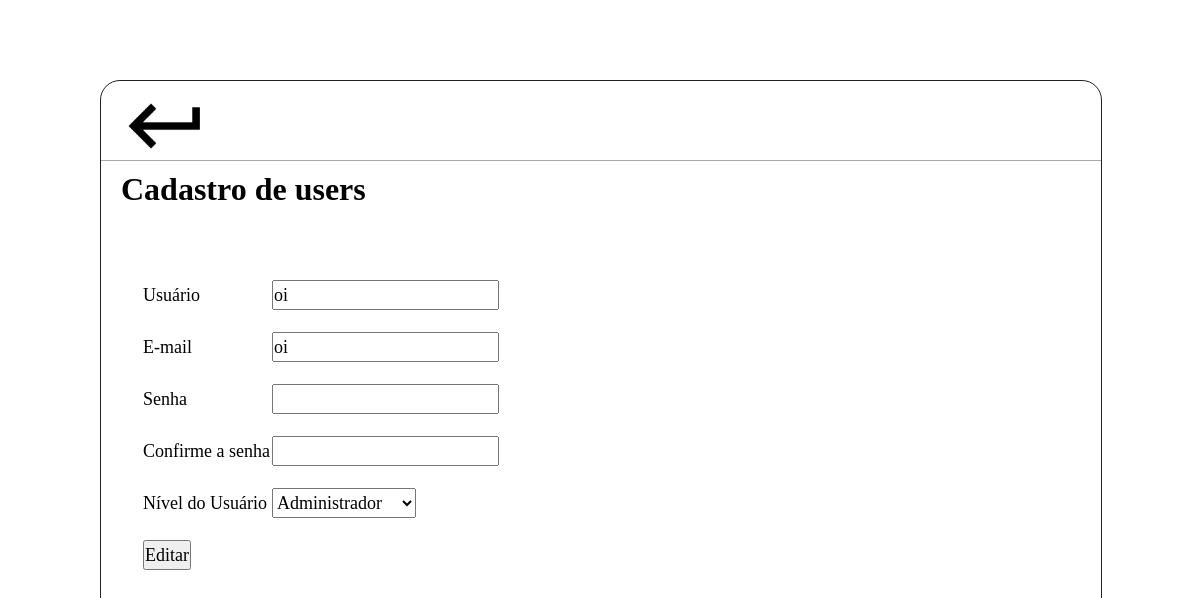
/diretorio_pastas/cms/cadastro_usuario.php?modo=editar&codigo=72 (signed in), run on the app's committed database.
### tables this page shows
CREATE TABLE `tbl_usuario` (
  `id` int(11) NOT NULL AUTO_INCREMENT,
  `usuario` varchar(100) NOT NULL,
  `senha` varchar(100) NOT NULL,
  `email` varchar(100) NOT NULL,
  `nivel` varchar(100) NOT NULL,
  `ativo` tinyint(1) NOT NULL DEFAULT '0',
  PRIMARY KEY (`id`),
  KEY `fk_nivel_idx` (`nivel`)
);

CREATE TABLE `tbl_nivel_usuario` (
  `id` int(11) NOT NULL AUTO_INCREMENT,
  `nivel` varchar(100) NOT NULL,
  `ativo` tinyint(1) NOT NULL DEFAULT '0',
  PRIMARY KEY (`id`)
);

### diretorio_pastas/cms/cadastro_usuario.php (the view, shortened to what this page needs)
<?php
    $botao = "Salvar";
    $conexao = conexaoMysql();
    $usuario = '';
    $email = '';
    $codigo_nivel_usuario = 0;
    if(isset($_GET['modo']))
    {
        if($_GET['modo'] == 'excluir')
        {
            $sql ="delete from tbl_usuario where id=".$_GET['codigo'];
            mysqli_query($conexao, $sql);
            header('location:cadastro_usuario.php');
        }elseif($_GET['modo'] == 'editar')
        {
            $sql="select tbl_usuario.*, tbl_nivel_usuario.nivel as nivel_usuario from tbl_usuario join tbl_nivel_usuario on tbl_usuario.nivel = tbl_nivel_usuario.id where tbl_usuario.id=".$_GET['codigo'];
            $select=mysqli_query($conexao, $sql);
            if($rsusers= mysqli_fetch_array($select))
            {
                $usuario = $rsusers['usuario'];
                $email = $rsusers['email'];
                $nivel = $rsusers['nivel_usuario'];
                $codigo_nivel_usuario = $rsusers['nivel'];
                $botao = "Editar";
            }
        }
    }
?>
<html lang="pt-br">
	<head>
        <link rel="stylesheet" type="text/css" href="css/style.css">
    </head>
    <body>
        <div id='tamanho_centralizar' class='center'>
            <div id="cms" class="center">
                    <div id='cadastros'>
                        <a href="index.php">
                            <img alt='voltar' title='voltar' src="imagens/icones/return.png">
                        </a>
                        <h1>Cadastro de users</h1>
                    <form id="frmCadastroUsuario" name="frmCadastroUsuario" method="post" action="cadastro_usuario.php" enctype="multipart/form-data">
                        <table>
                            <tr>
                                <td><span>Usuário</span></td>
                                <td><input required type="text" name="txtusuario" value="<?php echo($usuario)?>" ></td>
                            </tr>
                             <tr>
                                <td><span>E-mail</span></td>
                                <td><input required type="text" name="txtemail" value="<?php echo($email)?>"></td>
                            </tr>
                             <tr>
                                <td> <span>Senha</span></td>
                                <td><input required type="password" name="txtsenha1"></td>
                            </tr>
                             <tr>
                                <td><span>Confirme a senha</span></td>
                                <td><input required type="password" name="txtsenha2"></td>
                            </tr>
                             <tr>
                                <td><span>Nível do Usuário</span></td>
                                <td> <select required name="slt_nivel">
                                       <?php
                                           if($botao == 'Editar'){
                                       ?>
                                        <option value="<?php echo($codigo_nivel_usuario);?>" selected><?php echo($nivel);?></option>
                                       <?php
                                           }else{
                                       ?>
                                        <option value="" selected hidden>Selecione um nível</option>
                                        <?php
                                           }
                                       ?>
                                   </select>
                                 </td>
                            </tr>
                            <tr>
                                <td><input type="submit" value="<?php echo ($botao); ?>" id="btnSalvar" name="btnSalvar"></td>
                            </tr>
                        </table>
                    </form>
                    </div>
            </div>
        </div>
    </body>
</html>

### diretorio_pastas/cms/css/style.css (style rules this page uses)
* { margin: 0px; padding: 0px; font-family: verdana; }
body { width: 100%; height: 100%; }
#tamanho_centralizar { width: 1000px; }
.center { margin-left: auto; margin-right: auto; }
#cms { width: 1000px; height: 800px; border-radius: 20px 20px 20px 20px; border: 1px solid #222; margin-top: 80px; background-color: #fff; float: left; z-index: 1; }
#cadastros { width: 100%; height: 80px; padding-left: 20px; box-sizing: border-box; border-bottom: solid 1px darkgrey; }
#cadastros img { width: 90px; height: 90px; }
#cadastros tr { width: 100%; height: 50px; }
#cadastros table { margin-top: 60px; margin-left: 20px; }
#cadastros span, input, select { font-size: 18px; height: 30px }

### data on the page
tbl_usuario: txtusuario "oi", txtemail "oi", slt_nivel "Administrador"
